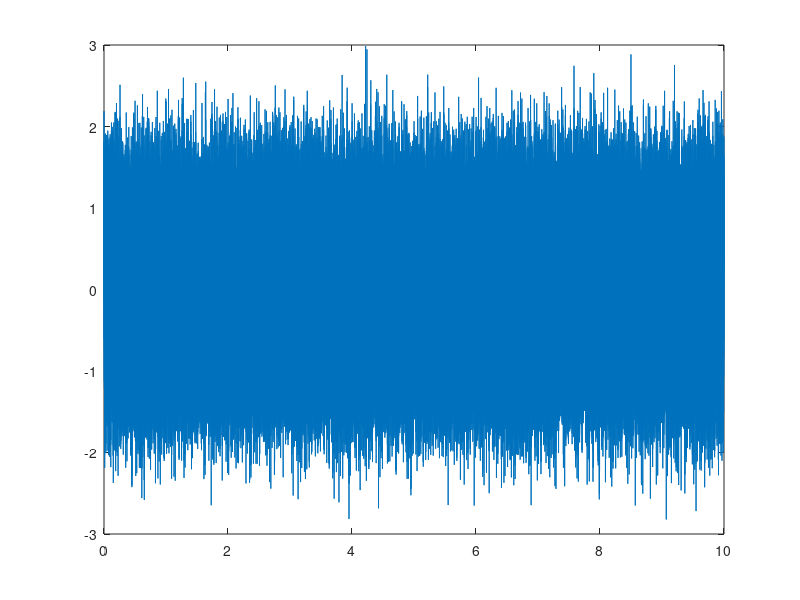

This figure's MATLAB source:
clear all;
close all;
clc
%% Make an input signal
N = 100000;
t = linspace(0,10,N);
current = cos(2*pi*50*t);
AWGN = 0.5*randn(1,N);
raw_input = current+AWGN;

% Resample signal
k=1;
n=1;
for i=1:N
    if(k==40)
       sampled_input(n)=raw_input(i);
       n=n+1; 
       k=1;
    end
    k=k+1;
end
max_val=0;

% Pick max value
for i=1:length(sampled_input)
    if max_val<sampled_input(i)
        max_val=sampled_input(i);
    end
end

var(raw_input)    
plot(t,raw_input);
